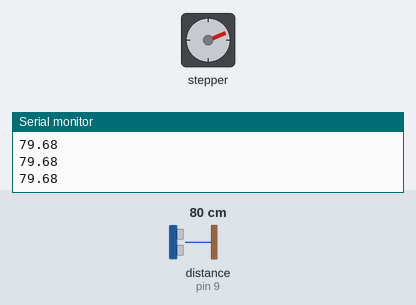
This sketch was run on a simulated Arduino Uno, built with avr-gcc and run on an emulated ATmega328P. On the bench: stepper motor, the last lines printed to the serial monitor. Wiring (inferred from the names in the program): ultrasonic range finder: trigger pin 8; echo pin 9. Inputs (shaded band) come from the test bench; at power-on: distance to the obstacle (sensor on pin 9) 80 cm. The echo pulse lasts 58.3 µs per cm; stepper angles assume 1000 steps per turn.

Above: at 1.26 s.
1.3 s: distance to the obstacle (sensor on pin 9) set to 2 cm
At 1.51 s:
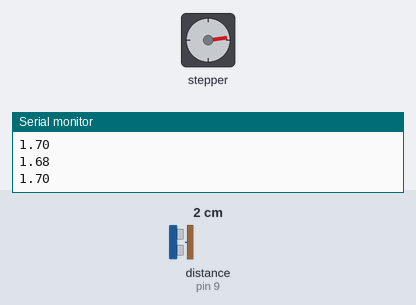
4.3 s: distance to the obstacle (sensor on pin 9) set to 250 cm
At 4.49 s:
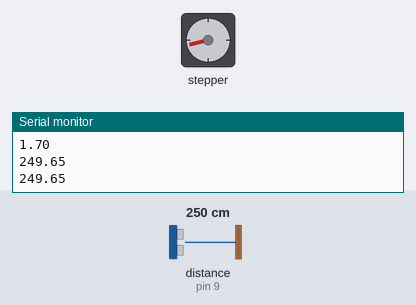
Timing chart, 0 to 16.3 s (numbered marks = the images above; inputs shaded):
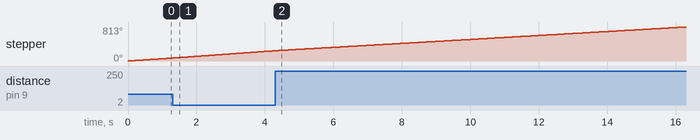

The sketch:

Linkage-Ult-Hall-Step.ino
```cpp
#include <Stepper.h>
#include <Adafruit_Sensor.h>
#include <Wire.h>

//1.8 degree step angle = 200 steps per revolution

const int StepsPerRev = 1000;
int sensor2 = 9; // sensor pin
int val2; // 0: Magnetic field detected, 1: No magnetic field detected

// Define the pins for the HC-SR04 sensor
const int trigPin2 = 8; // Pin that triggers the ultrasonic pulse
const int echoPin2 = 9; // Pin that receives the echo signal

// Variables to store the pulse duration and calculated distance
float duration2, distance2;

//Initializing Stepper Library
//(steps,AIN1,AIN2,BIN1,NIN2)
Stepper nema17Stepper(StepsPerRev,5,4,6,7);

void setup() {
  // put your setup code here, to run once:

  // Configure the trigger pin as an OUTPUT and the echo pin as an INPUT
  pinMode(trigPin2, OUTPUT); // Set trigger pin as output
  pinMode(echoPin2, INPUT);  // Set echo pin as input

  //Set motor speed in rmp
  nema17Stepper.setSpeed(10);

  Serial.begin(9600);
  // Serial.println("NEMA 17 is initialized with TB6612");

  pinMode(sensor2, INPUT); // set sensor pin as input
}

void loop() {
  // put your main code here, to run repeatedly:

  // Serial.println("Moving CW");
  nema17Stepper.step(10);

  val2 = digitalRead(sensor2); // Read the sensor

  // if(val2==1) {
  //   Serial.println("Magnet Not Detected");
  // }
  // else {
  //   Serial.println("Magnet Detected");
  // }

  // Ensure the trigger pin is LOW to start
  digitalWrite(trigPin2, LOW);

  // Trigger the sensor by sending a HIGH pulse for 10 microseconds
  digitalWrite(trigPin2, HIGH);
  digitalWrite(trigPin2, LOW);

  // Read the duration of the echo pulse (in microseconds)
  duration2 = pulseIn(echoPin2, HIGH);

  // Calculate the distance (cm) using the speed of sound (0.0343 cm/us)
  // Dividing by 2 accounts for the round-trip distance
  distance2 = (duration2 * 0.0343) / 2;

  // Output the measured distance to the Serial Monitor
  // Serial.print("Distance: ");
  Serial.println(distance2);
}
```
